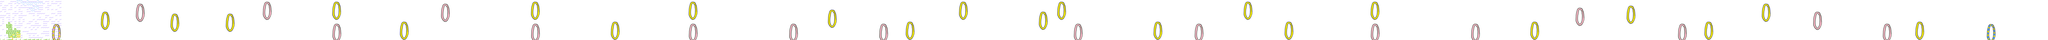

The image is a tile-based game level rendered from a .tmx file. Its description and source (layers, tilesets, objects; grid data summarised) follow:
An orthogonal 1000x20 tile map with 32x32 px tiles, 5 tile layers (GoodRings, BackBadRings, BackGoodRings, FrontBadRings, ...), 1 hidden layer not drawn, 3 tilesets, 1 image layer and 120 objects (22x GoodRing, 16x BadRing, Start, Finish, ControlsDisabled, ...).

<map version="1.0" orientation="orthogonal" renderorder="right-down" width="1000" height="20" tilewidth="32" tileheight="32" backgroundcolor="#ffffff" nextobjectid="3772">
 <tileset firstgid="1" name="RingsTileset" tilewidth="32" tileheight="32" tilecount="240" columns="12">
  <image source="../img/RingsTileset.png" width="400" height="640" />
 </tileset>
 <tileset firstgid="241" name="background2" tilewidth="32" tileheight="32" tilecount="1000" columns="40">
  <image source="../img/background2.png" width="1280" height="800" />
 </tileset>
 <tileset firstgid="1241" name="background1" tilewidth="32" tileheight="32" tilecount="1000" columns="40">
  <image source="../img/background1.png" width="1280" height="800" />
 </tileset>
 <layer name="Background" width="1000" height="20" visible="0">
  <data>[20000 cells, 20000 non-empty, 15 distinct tile ids]</data>
 </layer>
 <imagelayer name="bgImage">
  <image source="../img/background.png" width="960" height="640" />
  <properties>
   <property name="ratio" type="float" value="0.3500000000000001" />
   <property name="repeat" value="repeat-x" />
  </properties>
 </imagelayer>
 <layer name="GoodRings" width="1000" height="20">
  <data>[20000 cells, 1812 non-empty, 189 distinct tile ids]</data>
 </layer>
 <layer name="BackBadRings" width="1000" height="20">
  <data>[20000 cells, 373 non-empty, 24 distinct tile ids]</data>
 </layer>
 <layer name="BackGoodRings" width="1000" height="20">
  <data>[20000 cells, 462 non-empty, 21 distinct tile ids]</data>
 </layer>
 <objectgroup name="GameObjects">
  <object id="5" name="Start" x="31103.1" y="416.019" width="32.7982" height="220.956" />
  <object id="7" name="Finish" x="320.507" y="419.472" width="29.3458" height="219.23" />
  <object id="8" name="ControlsDisabled" x="1535.64" y="3.45244" width="25.8933" height="635.249" />
  <object id="9" name="ControlsEnabled" x="30944.2" y="3.45244" width="31.072" height="631.797" />
  <object id="28" name="BadRing" x="4163" y="65" width="26" height="223" />
  <object id="29" name="BadRing" x="2179" y="97" width="26" height="223" />
  <object id="30" name="BadRing" x="6947" y="97" width="26" height="223" />
  <object id="31" name="BadRing" x="24675" y="161" width="26" height="223" />
  <object id="32" name="BadRing" x="28387" y="225" width="26" height="223" />
  <object id="33" name="BadRing" x="5251" y="417" width="26" height="223" />
  <object id="34" name="BadRing" x="8355" y="417" width="26" height="223" />
  <object id="35" name="BadRing" x="10819" y="417" width="26" height="223" />
  <object id="36" name="BadRing" x="12387" y="417" width="26" height="223" />
  <object id="37" name="BadRing" x="13795" y="417" width="26" height="223" />
  <object id="38" name="BadRing" x="16835" y="417" width="26" height="223" />
  <object id="39" name="BadRing" x="18723" y="417" width="26" height="223" />
  <object id="40" name="BadRing" x="21475" y="417" width="26" height="223" />
  <object id="41" name="BadRing" x="23043" y="417" width="26" height="223" />
  <object id="42" name="BadRing" x="26275" y="417" width="26" height="223" />
  <object id="43" name="BadRing" x="29475" y="417" width="26" height="223" />
  <object id="44" name="GoodRing" x="21471" y="63" width="33" height="223" />
  <object id="45" name="GoodRing" x="5247" y="64" width="33" height="223" />
  <object id="46" name="GoodRing" x="8351" y="64" width="33" height="223" />
  <object id="47" name="GoodRing" x="10815" y="64" width="33" height="223" />
  <object id="48" name="GoodRing" x="15039" y="64" width="33" height="223" />
  <object id="49" name="GoodRing" x="16575" y="64" width="33" height="223" />
  <object id="50" name="GoodRing" x="19487" y="64" width="33" height="223" />
  <object id="51" name="GoodRing" x="27583" y="96" width="33" height="223" />
  <object id="52" name="GoodRing" x="25471" y="128" width="33" height="223" />
  <object id="53" name="GoodRing" x="12991" y="192" width="33" height="223" />
  <object id="54" name="GoodRing" x="1631" y="224" width="33" height="223" />
  <object id="55" name="GoodRing" x="2719" y="256" width="33" height="223" />
  <object id="56" name="GoodRing" x="3583" y="256" width="33" height="223" />
  <object id="57" name="GoodRing" x="16287" y="222.798" width="33" height="223" />
  <object id="58" name="GoodRing" x="6303" y="384" width="33" height="223" />
  <object id="59" name="GoodRing" x="9599" y="384" width="33" height="223" />
  <object id="60" name="GoodRing" x="14207" y="384" width="33" height="223" />
  <object id="61" name="GoodRing" x="18079" y="384" width="33" height="223" />
  <object id="62" name="GoodRing" x="20127" y="384" width="33" height="223" />
  <object id="63" name="GoodRing" x="23967" y="384" width="33" height="223" />
  <object id="64" name="GoodRing" x="26687" y="384" width="33" height="223" />
  <object id="65" name="GoodRing" x="29983" y="384" width="33" height="223" />
 </objectgroup>
 <layer name="FrontBadRings" width="1000" height="20">
  <data>[20000 cells, 352 non-empty, 22 distinct tile ids]</data>
 </layer>
 <layer name="FrontGoodRings" width="1000" height="20">
  <data>[20000 cells, 427 non-empty, 51 distinct tile ids]</data>
 </layer>
 <objectgroup name="Collision">
  <!-- 78 objects omitted --></objectgroup>
</map>
<!-- 78 of 120 objects omitted -->